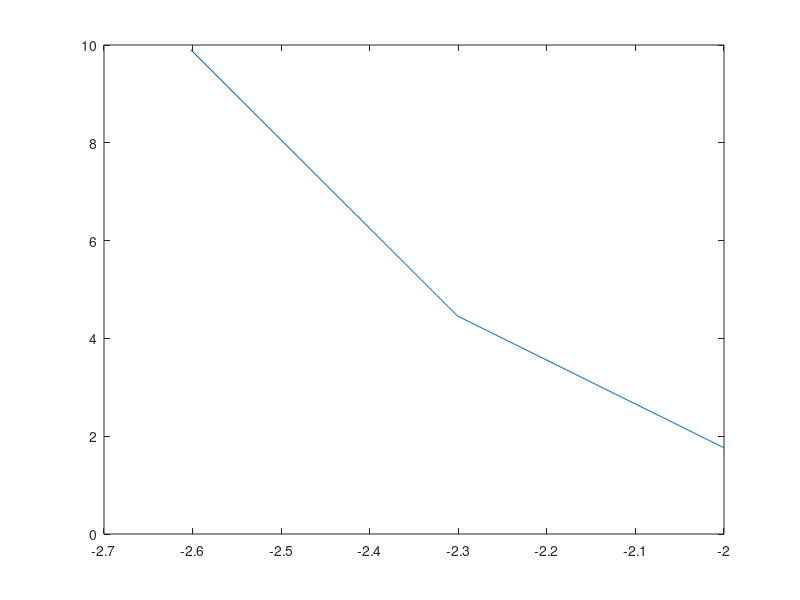

Write MATLAB code to recreate this figure.
clear all; close all; clc;

bf=@(x)4*x.*(1-x);
a=integral(@(x)bf(x).*bf(x),0,1)
b=integral(@(x)bf(x),0,1)
g=integral(@(x)(4*(1-2*x)).^2,0,1)
D=1;
v=1;
nsf=1.1;sa=1;
p=2;

A=-D*g+(nsf-sa)*a;
IV=a/v;
S =@(t) a/4/v*p*(1+t).^(p-1) + (1+t).^p*((sa-nsf)*a/4+2*D*b);
ex=@(t)(1+t).^p/4;

rk.nstages=3;
rk.g=0.43586652150845899941601945119356;
rk.a=[rk.g 0 0; ...
    ((1-rk.g)/2) rk.g 0;...
    (-(6*rk.g^2-16*rk.g+1)/4) ((6*rk.g^2-20*rk.g+5)/4) rk.g];
rk.c=sum(rk.a,2);
rk.b=rk.a(rk.nstages,:);

yold=0.25;

tend=.1;

ntimes=[10 20 40];
for iconv=1:length(ntimes)
    dt=tend/ntimes(iconv); 
    tn=0;
    yn=yold;
    for it=1:ntimes(iconv)
        for i=1:rk.nstages
            ti = tn + rk.c(i)*dt;
            rhs = yn + dt*rk.a(i,i)*S(ti);
            for j=1:i-1
                rhs = rhs + dt*rk.a(i,j)*(A*y(j)+S(tn+dt*rk.c(j)));
            end
            y(i) = (IV -rk.a(i,i)*dt*A) \ rhs;
        end
        yn = y(3);
        tn = tn + dt;
    end
    err(iconv)=abs(yn-ex(tend))
end

plot( log10(tend./ntimes), log10(err) )